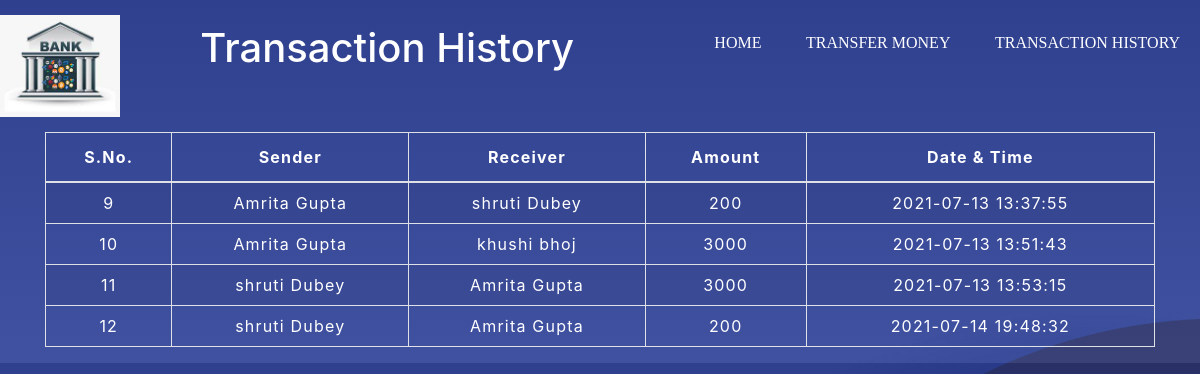
The page /transactionhistory.php on the database its author committed.
### tables this page shows
CREATE TABLE `transaction` (
  `sno` int(3) NOT NULL,
  `sender` text NOT NULL,
  `receiver` text NOT NULL,
  `balance` int(8) NOT NULL,
  `datetime` datetime NOT NULL DEFAULT current_timestamp()
);

### transactionhistory.php (the view, shortened to what this page needs)
<!DOCTYPE html>
<html lang="en">
<head>
    <link rel="stylesheet" href="https://stackpath.bootstrapcdn.com/bootstrap/4.5.2/css/bootstrap.min.css">
    <link rel="stylesheet" type="text/css" href="table.css">
<body>
 <div class="wrapper">
        <div class="logo">
            <img src="logo.jfif" alt="">
        </div>
<ul class="nav-area">
<li><a href="index.php">Home</a></li>
<li><a href="transfermoney.php">Transfer money</a></li>
<li><a href="transactionhistory.php">Transaction History</a></li>
</ul>
</div>
	<div class="container">
        <h2 class="text-center pt-4">Transaction History</h2>
       <br>
       <div class="table-responsive-sm">
    <table class="table table-hover table-striped table-condensed table-bordered">
        <thead>
            <tr>
                <th class="text-center" style="color:white;">S.No.</th>
                <th class="text-center" style="color:white;">Sender</th>
                <th class="text-center" style="color:white;">Receiver</th>
                <th class="text-center" style="color:white;">Amount</th>
                <th class="text-center" style="color:white;">Date & Time</th>
            </tr>
        </thead>
        <tbody>
        <?php
            include 'config.php';
            $sql ="select * from transaction";
            $query =mysqli_query($conn, $sql);
            while($rows = mysqli_fetch_assoc($query))
            {
        ?>
            <tr>
            <td class="py-2" style="color:white;"><?php echo $rows['sno']; ?></td>
            <td class="py-2" style="color:white;"><?php echo $rows['sender']; ?></td>
            <td class="py-2" style="color:white;"><?php echo $rows['receiver']; ?></td>
            <td class="py-2" style="color:white;"><?php echo $rows['balance']; ?> </td>
            <td class="py-2" style="color:white;"><?php echo $rows['datetime']; ?> </td>
        <?php
            }
        ?>
        </tbody>
    </table>
    </div>
</div>
</body>
</html>

### table.css (style rules this page uses)
* { padding: 10; margin: 0; box-sizing: border-box; color:white; }
h2 { font-size: 40px; }
table { letter-spacing: 1.2px; color:white; }
td { text-align: center; }

### transactionhistory.php (style rules this page uses)
body { background: linear-gradient(rgba(0, 0, 0, 0.1), rgba(168, 170, 172, 0.1)), url(bank.jpg); color:white; }
.logo { width: 10%; height: 10%; }
.nav-area { float: right; list-style: none; margin-top: 30px; }
.nav-area li { display: inline-block; }
.nav-area li a { color: white; text-decoration: none; padding: 5px 20px; font-family: poppins; font-size: 16px; text-transform: uppercase; }
.logo { float: left; }
.logo img { width: 100%; padding: 15px 0; }

### rows shown on the page
transaction: sno "9", sender "Amrita Gupta", receiver "shruti Dubey", balance "200", datetime "2021-07-13 13:37:55"
transaction: sno "10", sender "Amrita Gupta", receiver "khushi bhoj", balance "3000", datetime "2021-07-13 13:51:43"
transaction: sno "11", sender "shruti Dubey", receiver "Amrita Gupta", balance "3000", datetime "2021-07-13 13:53:15"
transaction: sno "12", sender "shruti Dubey", receiver "Amrita Gupta", balance "200", datetime "2021-07-14 19:48:32"
